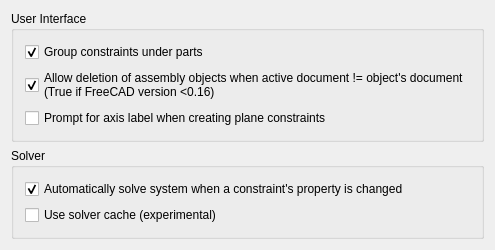
<?xml version="1.0" encoding="UTF-8"?>
<ui version="4.0">
 <class>Gui::Dialog::DlgSettingsAssembly2</class>
 <widget class="QWidget" name="Gui::Dialog::DlgSettingsAssembly2">
  <property name="geometry">
   <rect>
    <x>0</x>
    <y>0</y>
    <width>442</width>
    <height>240</height>
   </rect>
  </property>
  <property name="windowTitle">
   <string>Assembly Settings</string>
  </property>
  <layout class="QGridLayout" name="gridLayout_2">
   <item row="1" column="0">
    <widget class="QGroupBox" name="groupBox">
     <property name="sizePolicy">
      <sizepolicy hsizetype="Preferred" vsizetype="Preferred">
       <horstretch>0</horstretch>
       <verstretch>0</verstretch>
      </sizepolicy>
     </property>
     <property name="title">
      <string>User Interface</string>
     </property>
     <layout class="QVBoxLayout" name="verticalLayout">
      <item>
       <widget class="Gui::PrefCheckBox" name="gui::prefcheckbox_8">
        <property name="sizePolicy">
         <sizepolicy hsizetype="Minimum" vsizetype="Fixed">
          <horstretch>0</horstretch>
          <verstretch>0</verstretch>
         </sizepolicy>
        </property>
        <property name="toolTip">
         <string/>
        </property>
        <property name="text">
         <string>Group constraints under parts</string>
        </property>
        <property name="checked">
         <bool>true</bool>
        </property>
        <property name="prefEntry" stdset="0">
         <cstring>groupConstraintsUnderParts</cstring>
        </property>
        <property name="prefPath" stdset="0">
         <cstring>Mod/Assembly2</cstring>
        </property>
       </widget>
      </item>
      <item>
       <widget class="Gui::PrefCheckBox" name="gui::prefcheckbox_6">
        <property name="sizePolicy">
         <sizepolicy hsizetype="Minimum" vsizetype="Fixed">
          <horstretch>0</horstretch>
          <verstretch>0</verstretch>
         </sizepolicy>
        </property>
        <property name="toolTip">
         <string/>
        </property>
        <property name="text">
         <string>Allow deletion of assembly objects when active document != object's document
(True if FreeCAD version &lt;0.16)</string>
        </property>
        <property name="checked">
         <bool>true</bool>
        </property>
        <property name="prefEntry" stdset="0">
         <cstring>allowDeletionOfExternalDocuments</cstring>
        </property>
        <property name="prefPath" stdset="0">
         <cstring>Mod/Assembly2</cstring>
        </property>
       </widget>
      </item>
      <item>
       <widget class="Gui::PrefCheckBox" name="gui::prefcheckbox_9">
        <property name="sizePolicy">
         <sizepolicy hsizetype="Minimum" vsizetype="Fixed">
          <horstretch>0</horstretch>
          <verstretch>0</verstretch>
         </sizepolicy>
        </property>
        <property name="toolTip">
         <string/>
        </property>
        <property name="text">
         <string>Prompt for axis label when creating plane constraints</string>
        </property>
        <property name="checked">
         <bool>false</bool>
        </property>
        <property name="prefEntry" stdset="0">
         <cstring>promptUserForAxisConstraintLabel</cstring>
        </property>
        <property name="prefPath" stdset="0">
         <cstring>Mod/Assembly2</cstring>
        </property>
       </widget>
      </item>
     </layout>
    </widget>
   </item>
   <item row="3" column="0">
    <spacer name="verticalSpacer">
     <property name="orientation">
      <enum>Qt::Vertical</enum>
     </property>
     <property name="sizeHint" stdset="0">
      <size>
       <width>20</width>
       <height>40</height>
      </size>
     </property>
    </spacer>
   </item>
   <item row="2" column="0">
    <widget class="QGroupBox" name="groupBox_2">
     <property name="title">
      <string>Solver</string>
     </property>
     <layout class="QVBoxLayout" name="verticalLayout_2">
      <item>
       <widget class="Gui::PrefCheckBox" name="gui::prefcheckbox_7">
        <property name="sizePolicy">
         <sizepolicy hsizetype="Minimum" vsizetype="Fixed">
          <horstretch>0</horstretch>
          <verstretch>0</verstretch>
         </sizepolicy>
        </property>
        <property name="toolTip">
         <string/>
        </property>
        <property name="text">
         <string>Automatically solve system when a constraint's property is changed</string>
        </property>
        <property name="checked">
         <bool>true</bool>
        </property>
        <property name="prefEntry" stdset="0">
         <cstring>autoSolveConstraintAttributesChanged</cstring>
        </property>
        <property name="prefPath" stdset="0">
         <cstring>Mod/Assembly2</cstring>
        </property>
       </widget>
      </item>
      <item>
       <widget class="Gui::PrefCheckBox" name="gui::prefcheckbox_5">
        <property name="sizePolicy">
         <sizepolicy hsizetype="Minimum" vsizetype="Fixed">
          <horstretch>0</horstretch>
          <verstretch>0</verstretch>
         </sizepolicy>
        </property>
        <property name="toolTip">
         <string/>
        </property>
        <property name="text">
         <string>Use solver cache (experimental)</string>
        </property>
        <property name="checked">
         <bool>false</bool>
        </property>
        <property name="prefEntry" stdset="0">
         <cstring>useCache</cstring>
        </property>
        <property name="prefPath" stdset="0">
         <cstring>Mod/Assembly2</cstring>
        </property>
       </widget>
      </item>
     </layout>
     <zorder>gui::prefcheckbox_5</zorder>
     <zorder>gui::prefcheckbox_5</zorder>
     <zorder>gui::prefcheckbox_7</zorder>
    </widget>
   </item>
  </layout>
 </widget>
 <layoutdefault spacing="6" margin="11"/>
 <pixmapfunction>qPixmapFromMimeSource</pixmapfunction>
 <customwidgets>
  <customwidget>
   <class>Gui::PrefCheckBox</class>
   <extends>QCheckBox</extends>
   <header>Gui/PrefWidgets.h</header>
  </customwidget>
 </customwidgets>
 <resources/>
 <connections/>
</ui>
